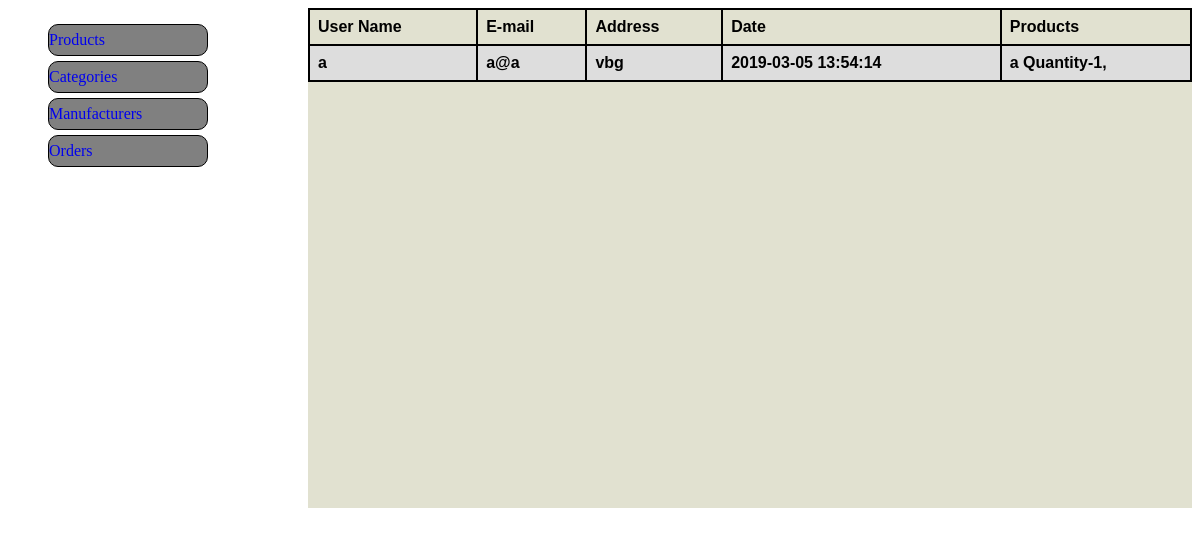
The page /admin/orders.php on the database its author committed.
### tables this page shows
CREATE TABLE `orders` (
  `id` int(11) NOT NULL,
  `time` timestamp NOT NULL DEFAULT CURRENT_TIMESTAMP,
  `user_id` int(11) NOT NULL,
  `address` varchar(255) NOT NULL
);

### classes/order.class.php (called while the page is built, shortened)
<?php
class Order {
	public function getOrders(){
		$pdo = $GLOBALS['pdo'];
		$orderr = array();
		$stmt = $pdo->prepare("SELECT * FROM orders");
		$stmt->execute();
		while($ord = $stmt->fetch()) {
			$stm = $pdo->prepare("SELECT * FROM users WHERE id = ?");
			$stm->execute([$ord['user_id']]);
			$user = $stm->fetch();
			$orderr['users'][] = $user['username'];
			$orderr['emails'][] = $user['email'];
			$orderr['addresses'][] = $ord['address'];
			$orderr['dates'][] = $ord['time'];
			$orderr['products'][] = $this->getOrderProducts($ord['id']);
		}
		return $orderr;
	}
	public function getOrderProducts($ord_id) {
		$pdo = $GLOBALS['pdo'];
		$stmt = $pdo->prepare("SELECT * FROM order_products WHERE order_id = ?");
		$stmt->execute([$ord_id]);
		while($ord = $stmt->fetch()) {
			$stm = $pdo->prepare("SELECT * FROM products WHERE id = ?");
			$stm->execute([$ord['prod_id']]);
			$p = $stm->fetch();
			$products[] = $p['name'].' Quantity-'.$ord['quantity'];
		}
		return $products;
	}
}

### admin/orders.php (the view, shortened to what this page needs)
<?php require_once('../classes/order.class.php'); ?>
<!DOCTYPE html>
<html lang="en">
<head>
	<link rel="stylesheet" type="text/css" href="../css/styles.css">
</head>
<body>
	<div class="menu">
		<ul>
			<li><a href="products.php">Products</a></li>
			<li><a href="categories.php">Categories</a></li>
			<li><a href="manufacturers.php">Manufacturers</a></li>
			<li><a href="orders.php">Orders</a></li>
		</ul>
	</div>
	<div class="main">
		<table>
			<tr>
				<th>User Name</th>
				<th>E-mail</th>
				<th>Address</th>
				<th>Date</th>
				<th>Products</th>
			</tr>
		<?php
			$o = new Order;
			$orders = $o->getOrders();
			for ($i=0; $i < count($orders['users']); $i++) {
				echo "<tr>";
				echo "<th>".$orders['users'][$i]."</th>";
				echo "<th>".$orders['emails'][$i]."</th>";
				echo "<th>".$orders['addresses'][$i]."</th>";
				echo "<th>".$orders['dates'][$i]."</th>";
				echo "<th>";
					foreach ($orders['products'][$i] as $prod) {
						echo $prod.", ";
					}
				echo "</th>";
				echo "</tr>";
			}
		?>
		</table>
	</div>
</body>
</html>

### css/styles.css (style rules this page uses)
li { list-style: none; line-height: 30px; background-color: gray; border: 1px solid black; border-radius: 10px; margin-bottom: 5px; }
a { text-decoration: none; }
.menu { width: 200px; position: fixed; }
.main { overflow-y: scroll; background-color: #e1e1d0; margin-left: 300px; height: 500px; }
table { font-family: arial, sans-serif; border-collapse: collapse; width: 100%; }
td, th { border: 2px solid black; text-align: left; padding: 8px; }
tr:nth-child(even) { background-color: #dddddd; }

### rows shown on the page
orders: user "a", user "a@a", user "vbg", user "2019-03-05 13:54:14", user "a Quantity-1"
